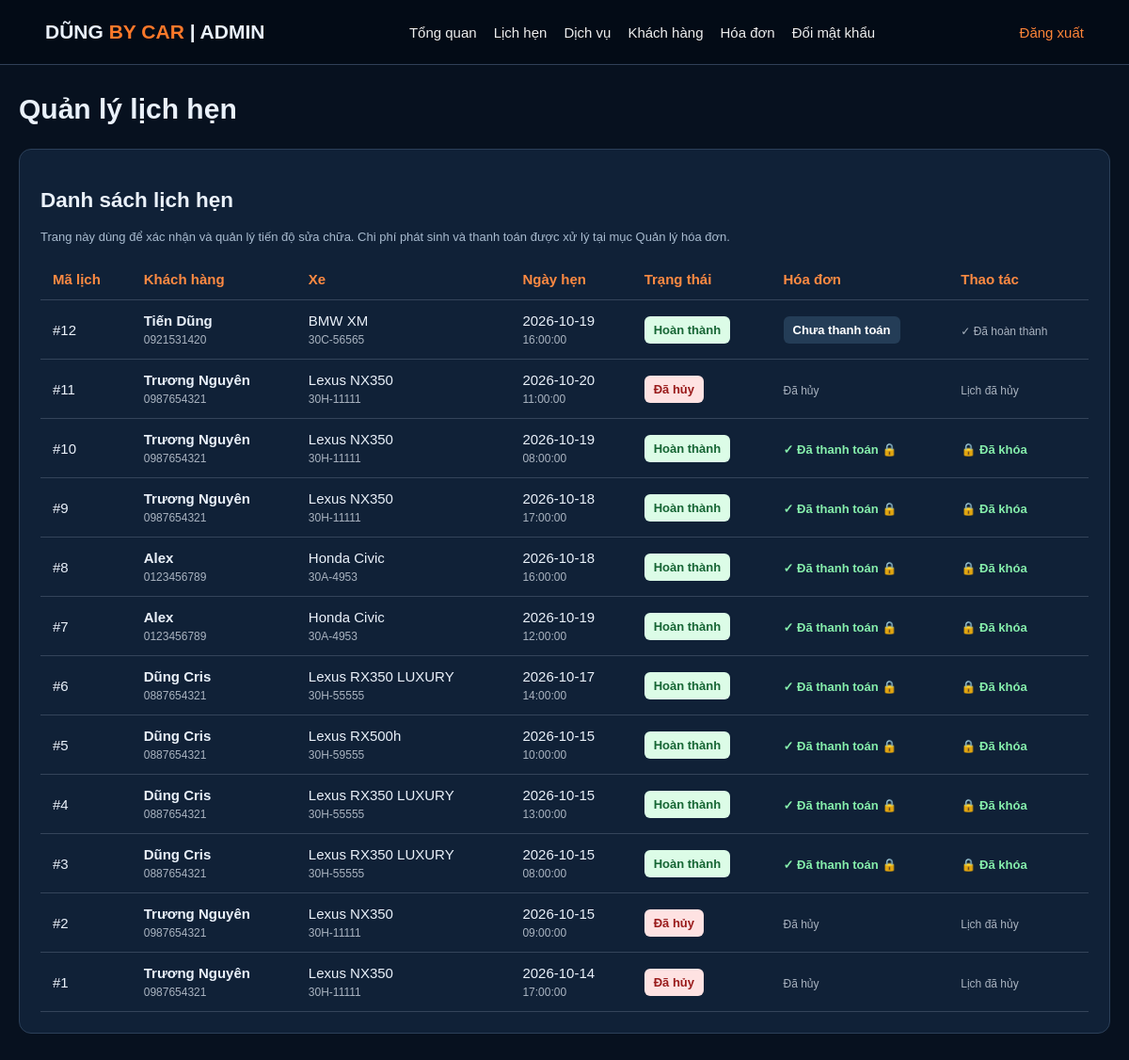
The page /admin/quan_ly_lich.php (signed in) on the database its author committed.
### tables this page shows
CREATE TABLE `dat_lich` (
  `ma_lich` int(11) NOT NULL,
  `ma_kh` int(11) NOT NULL,
  `ma_xe` int(11) NOT NULL,
  `ngay_hen` date NOT NULL,
  `gio_hen` time NOT NULL,
  `trang_thai` varchar(30) NOT NULL DEFAULT 'Cho xac nhan'
);

CREATE TABLE `khach_hang` (
  `ma_kh` int(11) NOT NULL,
  `ho_ten` varchar(100) NOT NULL,
  `sdt` varchar(15) NOT NULL,
  `email` varchar(100) DEFAULT NULL,
  `mat_khau` varchar(255) NOT NULL
);

CREATE TABLE `xe` (
  `ma_xe` int(11) NOT NULL,
  `ma_kh` int(11) NOT NULL,
  `bien_so` varchar(20) NOT NULL,
  `hang_xe` varchar(50) NOT NULL,
  `model` varchar(100) DEFAULT NULL,
  `nam_sx` year(4) DEFAULT NULL
);

### admin/quan_ly_lich.php (the view, shortened to what this page needs)
<?php
require_once __DIR__ . '/_core.php';
$stmt = $conn->query("
    SELECT
        l.ma_lich,
        l.ngay_hen,
        l.gio_hen,
        l.trang_thai,
        k.ho_ten,
        k.sdt,
        x.bien_so,
        x.hang_xe,
        x.model,
        h.ma_hd,
        h.trang_thai AS trang_thai_hoa_don
    FROM dat_lich l
    LEFT JOIN khach_hang k
        ON k.ma_kh = l.ma_kh
    LEFT JOIN xe x
        ON x.ma_xe = l.ma_xe
    LEFT JOIN hoa_don h
        ON h.ma_lich = l.ma_lich
    ORDER BY l.ma_lich DESC
");
$dsLich = $stmt->fetchAll(PDO::FETCH_ASSOC);
?>
<section class="panel">
    <h2>Danh sách lịch hẹn</h2>
    <p class="lich-note">
        Trang này dùng để xác nhận và quản lý tiến độ
        sửa chữa. Chi phí phát sinh và thanh toán
        được xử lý tại mục Quản lý hóa đơn.
    </p>
    <div class="lich-wrap">
        <table class="lich-table">
            <thead>
                <tr>
                    <th>Mã lịch</th>
                    <th>Khách hàng</th>
                    <th>Xe</th>
                    <th>Ngày hẹn</th>
                    <th>Trạng thái</th>
                    <th>Hóa đơn</th>
                    <th>Thao tác</th>
                </tr>
            </thead>
            <tbody>
                <?php foreach ($dsLich as $lich): ?>
                    <?php
                    $daThanhToan =
                        $lich['trang_thai_hoa_don']
                        === 'Đã thanh toán';
                    $daHuy =
                        $lich['trang_thai'] === 'Đã hủy';
                    $daHoanThanh =
                        $lich['trang_thai'] === 'Hoàn thành';
                    $khoaLich =
                        $daThanhToan ||
                        $daHuy ||
                        $daHoanThanh;
                    ?>
                    <tr>
                        <td>
                            #<?= (int)$lich['ma_lich'] ?>
                        </td>
                        <td>
                            <strong>
                                <?= h($lich['ho_ten']) ?>
                            </strong>
                            <div class="lich-small">
                                <?= h($lich['sdt']) ?>
                            </div>
                        </td>
                        <td>
                            <?= h($lich['hang_xe']) ?>
                            <?= h($lich['model']) ?>
                            <div class="lich-small">
                                <?= h($lich['bien_so']) ?>
                            </div>
                        </td>
                        <td>
                            <?= h($lich['ngay_hen']) ?>
                            <div class="lich-small">
                                <?= h($lich['gio_hen']) ?>
                            </div>
                        </td>
                        <td>
                            <?php
                            $statusClass = 'lich-status';
                            if ($daHoanThanh) {
                                $statusClass .= ' lich-done';
                            }
                            if ($daHuy) {
                                $statusClass .= ' lich-cancel';
                            }
                            ?>
                            <span class="<?= $statusClass ?>">
                                <?= h($lich['trang_thai']) ?>
                            </span>
                        </td>
                        <td>
                            <?php if ($daThanhToan): ?>
                                <span class="lich-locked">
                                    ✓ Đã thanh toán 🔒
                                </span>
                            <?php elseif ($lich['ma_hd']): ?>
                                <span class="lich-status">
                                    Chưa thanh toán
                                </span>
                            <?php elseif ($daHuy): ?>
                                <span class="lich-small">
                                    Đã hủy
                                </span>
                            <?php else: ?>
                                <span class="lich-small">
                                    Chưa lập hóa đơn
                                </span>
                            <?php endif; ?>
                        </td>
                        <td>
                            <?php if ($khoaLich): ?>
                                <?php if ($daThanhToan): ?>
                                    <span class="lich-locked">
                                        🔒 Đã khóa
                                    </span>
                                <?php elseif ($daHuy): ?>
                                    <span class="lich-small">
                                        Lịch đã hủy
                                    </span>
                                <?php else: ?>
                                    <span class="lich-small">
                                        ✓ Đã hoàn thành
                                    </span>
                                <?php endif; ?>
                            <?php endif; ?>
                        </td>
                    </tr>
                <?php endforeach; ?>
            </tbody>
        </table>
    </div>
</section>

### assets/css/admin.css (style rules this page uses)
* { box-sizing: border-box }
body { margin: 0; background: #07111f; color: #eaf1fa; font: 15px Arial, sans-serif }
.stat, .panel { background: #102137; border: 1px solid #2c4059; border-radius: 13px; padding: 22px; margin: 12px 0 }
.panel { overflow-x: auto }
table { width: 100%; border-collapse: collapse; min-width: 700px }
td, th { text-align: left; padding: 13px 9px; border-bottom: 1px solid #2b4057 }
th { color: #a6bcd3 }

### admin/quan_ly_lich.php (style rules this page uses)
.lich-table { width: 100%; border-collapse: collapse; min-width: 1000px; }
.lich-table th, .lich-table td { padding: 13px; border-bottom: 1px solid #34445a; text-align: left; vertical-align: middle; }
.lich-table th { color: #ff8a42; }
.lich-wrap { overflow-x: auto; }
.lich-small { font-size: 12px; opacity: 0.7; margin-top: 5px; }
.lich-status { display: inline-block; padding: 7px 10px; border-radius: 6px; background: #243d57; color: #fff; font-size: 13px; font-weight: 600; }
.lich-done { background: #dcfce7; color: #166534; }
.lich-cancel { background: #fee2e2; color: #991b1b; }
.lich-locked { color: #86efac; font-size: 13px; font-weight: 700; }
.lich-note { color: #a8bbcf; font-size: 13px; margin-bottom: 16px; }

### rows shown on the page
dat_lich: ma_lich "12", ma_kh.ho_ten "Tiến Dũng", ma_kh.sdt "0921531420", ma_xe.hang_xe "BMW", ma_xe.model "XM", ma_xe.bien_so "30C-56565", ngay_hen "2026-10-19", gio_hen "16:00:00", trang_thai "Hoàn thành", shows "Chưa thanh toán", shows "✓ Đã hoàn thành"
dat_lich: ma_lich "11", ma_kh.ho_ten "Trương Nguyên", ma_kh.sdt "0987654321", ma_xe.hang_xe "Lexus", ma_xe.model "NX350", ma_xe.bien_so "30H-11111", ngay_hen "2026-10-20", gio_hen "11:00:00", trang_thai "Đã hủy", shows "Lịch đã hủy"
dat_lich: ma_lich "10", ma_kh.ho_ten "Trương Nguyên", ma_kh.sdt "0987654321", ma_xe.hang_xe "Lexus", ma_xe.model "NX350", ma_xe.bien_so "30H-11111", ngay_hen "2026-10-19", gio_hen "08:00:00", trang_thai "Hoàn thành", shows "✓ Đã thanh toán 🔒", shows "🔒 Đã khóa"
dat_lich: ma_lich "9", ma_kh.ho_ten "Trương Nguyên", ma_kh.sdt "0987654321", ma_xe.hang_xe "Lexus", ma_xe.model "NX350", ma_xe.bien_so "30H-11111", ngay_hen "2026-10-18", gio_hen "17:00:00", trang_thai "Hoàn thành", shows "✓ Đã thanh toán 🔒", shows "🔒 Đã khóa"
dat_lich: ma_lich "8", ma_kh.ho_ten "Alex", ma_kh.sdt "0123456789", ma_xe.hang_xe "Honda", ma_xe.model "Civic", ma_xe.bien_so "30A-4953", ngay_hen "2026-10-18", gio_hen "16:00:00", trang_thai "Hoàn thành", shows "✓ Đã thanh toán 🔒", shows "🔒 Đã khóa"
dat_lich: ma_lich "7", ma_kh.ho_ten "Alex", ma_kh.sdt "0123456789", ma_xe.hang_xe "Honda", ma_xe.model "Civic", ma_xe.bien_so "30A-4953", ngay_hen "2026-10-19", gio_hen "12:00:00", trang_thai "Hoàn thành", shows "✓ Đã thanh toán 🔒", shows "🔒 Đã khóa"
dat_lich: ma_lich "6", ma_kh.ho_ten "Dũng Cris", ma_kh.sdt "0887654321", ma_xe.hang_xe "Lexus", ma_xe.model "RX350 LUXURY", ma_xe.bien_so "30H-55555", ngay_hen "2026-10-17", gio_hen "14:00:00", trang_thai "Hoàn thành", shows "✓ Đã thanh toán 🔒", shows "🔒 Đã khóa"
dat_lich: ma_lich "5", ma_kh.ho_ten "Dũng Cris", ma_kh.sdt "0887654321", ma_xe.hang_xe "Lexus", ma_xe.model "RX500h", ma_xe.bien_so "30H-59555", ngay_hen "2026-10-15", gio_hen "10:00:00", trang_thai "Hoàn thành", shows "✓ Đã thanh toán 🔒", shows "🔒 Đã khóa"
dat_lich: ma_lich "4", ma_kh.ho_ten "Dũng Cris", ma_kh.sdt "0887654321", ma_xe.hang_xe "Lexus", ma_xe.model "RX350 LUXURY", ma_xe.bien_so "30H-55555", ngay_hen "2026-10-15", gio_hen "13:00:00", trang_thai "Hoàn thành", shows "✓ Đã thanh toán 🔒", shows "🔒 Đã khóa"
dat_lich: ma_lich "3", ma_kh.ho_ten "Dũng Cris", ma_kh.sdt "0887654321", ma_xe.hang_xe "Lexus", ma_xe.model "RX350 LUXURY", ma_xe.bien_so "30H-55555", ngay_hen "2026-10-15", gio_hen "08:00:00", trang_thai "Hoàn thành", shows "✓ Đã thanh toán 🔒", shows "🔒 Đã khóa"
dat_lich: ma_lich "2", ma_kh.ho_ten "Trương Nguyên", ma_kh.sdt "0987654321", ma_xe.hang_xe "Lexus", ma_xe.model "NX350", ma_xe.bien_so "30H-11111", ngay_hen "2026-10-15", gio_hen "09:00:00", trang_thai "Đã hủy", shows "Lịch đã hủy"
dat_lich: ma_lich "1", ma_kh.ho_ten "Trương Nguyên", ma_kh.sdt "0987654321", ma_xe.hang_xe "Lexus", ma_xe.model "NX350", ma_xe.bien_so "30H-11111", ngay_hen "2026-10-14", gio_hen "17:00:00", trang_thai "Đã hủy", shows "Lịch đã hủy"

### other values the page prints
$name "Tổng quan"
$name "Lịch hẹn"
$name "Dịch vụ"
$name "Khách hàng"
$name "Hóa đơn"
$name "Đổi mật khẩu"
$title "Quản lý lịch hẹn"
